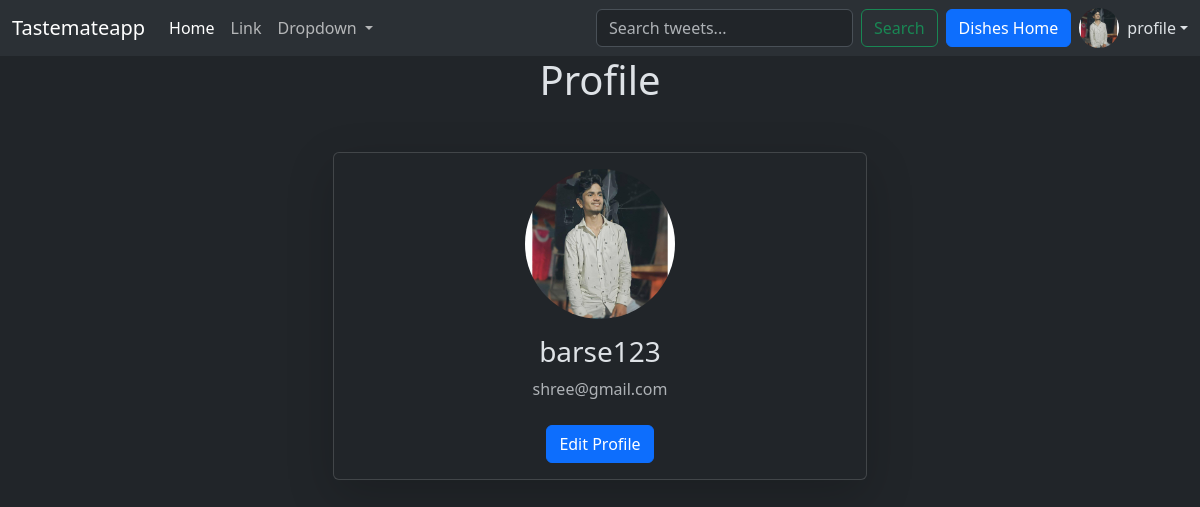
Page /profile/ (signed in) on the committed database.
### tweets/models.py (models this page shows, shortened)
class Profile(models.Model):
    user = models.OneToOneField(User, on_delete=models.CASCADE)
    bio = models.TextField(blank=True)
    profile_picture=models.ImageField(upload_to='profile_pics/', blank=True)

### tweets/views.py (the view)
# urls.py: path('profile/', views.user_profile, name='user_profile'),
@login_required
def user_profile(request):
    profile=Profile.objects.get(user=request.user)
    return render(request, 'profile.html', {'profile': profile})

### tweets/templates/profile.html (shortened to what this page needs)
{% extends "layout.html" %}
{% block content %}
<h1 class='text-center'>Profile </h1>
<div class="container mt-5">
        <div class="row justify-content-center">
            <div class="col-md-6">
                <div class="card text-center shadow-lg">
                    <div class="card-body">
                        {% if profile.profile_picture %}
                        <img src="{{ profile.profile_picture.url }}" class="rounded-circle mb-3" alt="Profile Picture" width="150" height="150">
                        {% else %}
                        <img src="https://via.placeholder.com/150" class="rounded-circle mb-3" alt="Default Profile Picture">
                        {% endif %}
                        <h3>{{ profile.user.username }}</h3>
                        <p class="text-muted">{{ profile.user.email }}</p>
                        <a href="{% url 'edit_profile' %}" class="btn btn-primary mt-2">Edit Profile</a>
                    </div>
                </div>
            </div>
        </div>
    </div>
{% endblock content %}

### templates/layout.html (shortened to what this page needs)
{% load static %}
<!DOCTYPE html>
<html lang="en" data-bs-theme='dark'>
<head>
    <link href="https://cdn.jsdelivr.net/npm/bootstrap@5.3.3/dist/css/bootstrap.min.css" rel="stylesheet"
>
</head>
<body>
    <nav class="navbar navbar-expand-lg bg-body-tertiary">
        <div class="container-fluid">
            <a class="navbar-brand" href="{% url 'tweet_list' %}">Tastemateapp</a>
            <div class="collapse navbar-collapse" id="navbarSupportedContent">
                <ul class="navbar-nav me-auto mb-2 mb-lg-0">
                    <li class="nav-item">
                        <a class="nav-link active" aria-current="page" href="#">Home</a>
                    </li>
                    <li class="nav-item">
                        <a class="nav-link" href="#">Link</a>
                    </li>
                    <li class="nav-item dropdown">
                        <a class="nav-link dropdown-toggle" href="#" role="button" data-bs-toggle="dropdown"
                            aria-expanded="false">
                            Dropdown
                        </a>
                    </li>
                </ul>
                <form class="d-flex" action="{% url 'search_tweet' %}" method="GET" role="search">
                    <input class="form-control me-2" type="search" name="q" placeholder="Search tweets..."
                        aria-label="Search">
                    <button class="btn btn-outline-success" type="submit">Search</button>
                </form>
                <a href="{% url 'tweet_list' %}" class="btn btn-primary mx-2">Dishes Home</a>
                {% if user.is_authenticated %}
                <div class="dropdown">
                    <a class="nav-link dropdown-toggle d-flex align-items-center" href="#" role="button"
                        data-bs-toggle="dropdown" aria-expanded="false">
                        {% if user.profile.profile_picture %}
                        <img src="{{ user.profile.profile_picture.url }}" class="rounded-circle"
                            style="width: 40px; height: 40px; object-fit: cover;">
                        {% else %}
                        <img src="{% static 'default_profile.png' %}" class="rounded-circle"
                            style="width: 40px; height: 40px; object-fit: cover;">
                        {% endif %}
                        <span class="ms-2">profile</span>
                    </a>
                </div>
                {% else %}
                <a href="{% url 'login' %}" class="btn btn-primary mx-2">Login</a>
                <a href="{% url 'register' %}" class="btn btn-success">Register</a>
                {% endif %}
            </div>
        </div>
    </nav>
    <div class="container">
        {% block content %}
        {% endblock content %}
    </div>
</body>
</html>

### rows in the picture
Profile: profile_picture (picture), user.username "barse123", user.email "shree@gmail.com"
